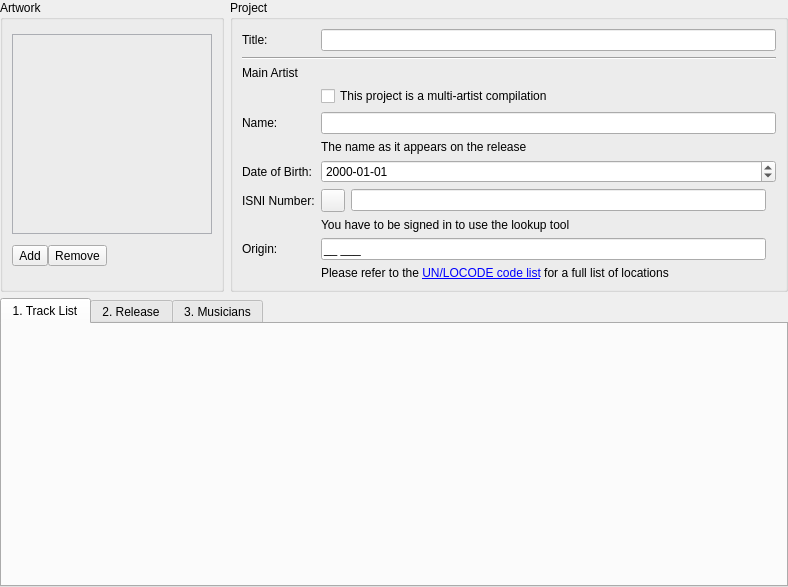
<?xml version="1.0" encoding="UTF-8"?>
<ui version="4.0">
 <class>project_edition_page</class>
 <widget class="QWidget" name="project_edition_page">
  <property name="geometry">
   <rect>
    <x>0</x>
    <y>0</y>
    <width>788</width>
    <height>587</height>
   </rect>
  </property>
  <layout class="QVBoxLayout" name="verticalLayout_2" stretch="0,1">
   <property name="leftMargin">
    <number>0</number>
   </property>
   <property name="topMargin">
    <number>0</number>
   </property>
   <property name="rightMargin">
    <number>0</number>
   </property>
   <property name="bottomMargin">
    <number>0</number>
   </property>
   <item>
    <layout class="QHBoxLayout" name="_top_banner" stretch="0,1">
     <item>
      <widget class="QGroupBox" name="_picture_box">
       <property name="title">
        <string>Artwork</string>
       </property>
       <layout class="QVBoxLayout" name="verticalLayout_5">
        <item>
         <widget class="QLabel" name="_front_cover">
          <property name="sizePolicy">
           <sizepolicy hsizetype="Fixed" vsizetype="Fixed">
            <horstretch>0</horstretch>
            <verstretch>0</verstretch>
           </sizepolicy>
          </property>
          <property name="minimumSize">
           <size>
            <width>200</width>
            <height>200</height>
           </size>
          </property>
          <property name="maximumSize">
           <size>
            <width>200</width>
            <height>200</height>
           </size>
          </property>
          <property name="styleSheet">
           <string notr="true">border: 1px solid #ABADB3;</string>
          </property>
         </widget>
        </item>
        <item>
         <layout class="QHBoxLayout" name="_picture_button_container">
          <property name="spacing">
           <number>0</number>
          </property>
          <property name="sizeConstraint">
           <enum>QLayout::SetMinimumSize</enum>
          </property>
          <item>
           <widget class="QToolButton" name="_select_artwork_button">
            <property name="focusPolicy">
             <enum>Qt::StrongFocus</enum>
            </property>
            <property name="toolTip">
             <string>Add or change the picture</string>
            </property>
            <property name="styleSheet">
             <string notr="true">QToolButton[style=QMacStyle] {
  margin: 0 -1px 0 0;
  min-width: 22px;
  min-height: 22px;
  max-width: 22px;
  max-height: 22px;
}

QToolTip[style=QMacStyle] {
    padding: 2px;
    background-color: palette(midlight);
}
</string>
            </property>
            <property name="text">
             <string>Add</string>
            </property>
            <property name="icon">
             <iconset resource="../resources.qrc">
              <normaloff>:/icons/add</normaloff>:/icons/add</iconset>
            </property>
           </widget>
          </item>
          <item>
           <widget class="QToolButton" name="_remove_artwork_button">
            <property name="focusPolicy">
             <enum>Qt::StrongFocus</enum>
            </property>
            <property name="toolTip">
             <string>Remove the picture</string>
            </property>
            <property name="styleSheet">
             <string notr="true">
QToolButton[style=QMacStyle] {
	margin: 0;
    min-height: 22px;
    min-width: 22px;
    max-width: 22px;
    max-height: 22px;
}

QToolTip[style=QMacStyle] {
    padding: 2px;
    background-color: palette(midlight);
}</string>
            </property>
            <property name="text">
             <string>Remove</string>
            </property>
            <property name="icon">
             <iconset resource="../resources.qrc">
              <normaloff>:/icons/remove</normaloff>:/icons/remove</iconset>
            </property>
           </widget>
          </item>
          <item>
           <spacer name="horizontalSpacer">
            <property name="orientation">
             <enum>Qt::Horizontal</enum>
            </property>
            <property name="sizeHint" stdset="0">
             <size>
              <width>40</width>
              <height>20</height>
             </size>
            </property>
           </spacer>
          </item>
         </layout>
        </item>
        <item>
         <spacer name="verticalSpacer">
          <property name="orientation">
           <enum>Qt::Vertical</enum>
          </property>
         </spacer>
        </item>
       </layout>
      </widget>
     </item>
     <item>
      <widget class="QGroupBox" name="_project_box">
       <property name="title">
        <string>Project</string>
       </property>
       <layout class="QFormLayout" name="formLayout">
        <item row="0" column="0">
         <widget class="QLabel" name="_title_caption">
          <property name="text">
           <string>Title:</string>
          </property>
          <property name="buddy">
           <cstring>_title</cstring>
          </property>
         </widget>
        </item>
        <item row="0" column="1">
         <widget class="QLineEdit" name="_title">
          <property name="minimumSize">
           <size>
            <width>300</width>
            <height>0</height>
           </size>
          </property>
         </widget>
        </item>
        <item row="1" column="0" colspan="2">
         <widget class="Line" name="_main_artist_section_separator">
          <property name="orientation">
           <enum>Qt::Horizontal</enum>
          </property>
         </widget>
        </item>
        <item row="2" column="0" colspan="2">
         <widget class="QLabel" name="_main_artist_section_header">
          <property name="text">
           <string>Main Artist</string>
          </property>
         </widget>
        </item>
        <item row="3" column="1">
         <widget class="QCheckBox" name="_compilation">
          <property name="sizePolicy">
           <sizepolicy hsizetype="Fixed" vsizetype="Fixed">
            <horstretch>0</horstretch>
            <verstretch>0</verstretch>
           </sizepolicy>
          </property>
          <property name="focusPolicy">
           <enum>Qt::StrongFocus</enum>
          </property>
          <property name="text">
           <string>This project is a multi-artist compilation</string>
          </property>
         </widget>
        </item>
        <item row="4" column="0">
         <widget class="QLabel" name="_main_artist_caption">
          <property name="text">
           <string>Name:</string>
          </property>
          <property name="buddy">
           <cstring>_main_artist</cstring>
          </property>
         </widget>
        </item>
        <item row="4" column="1">
         <widget class="QLineEdit" name="_main_artist">
          <property name="minimumSize">
           <size>
            <width>250</width>
            <height>0</height>
           </size>
          </property>
         </widget>
        </item>
        <item row="5" column="1">
         <widget class="QLabel" name="_main_artist_info">
          <property name="styleSheet">
           <string notr="true">QLabel[style=QWindowsVistaStyle] {
    font-size: 7pt;
    margin-top: -1px;
    margin-bottom: 1px;
}

QLabel[style=QMacStyle] {
    font-size: 11pt;
    margin-top: -2px;
    margin-bottom: 2px;
}
</string>
          </property>
          <property name="text">
           <string>The name as it appears on the release</string>
          </property>
         </widget>
        </item>
        <item row="6" column="0">
         <widget class="QLabel" name="_main_artist_date_of_birth_caption">
          <property name="text">
           <string>Date of Birth:</string>
          </property>
          <property name="buddy">
           <cstring>_main_artist_date_of_birth</cstring>
          </property>
         </widget>
        </item>
        <item row="6" column="1">
         <widget class="QDateEdit" name="_main_artist_date_of_birth">
          <property name="displayFormat">
           <string>yyyy-MM-dd</string>
          </property>
         </widget>
        </item>
        <item row="7" column="0">
         <widget class="QLabel" name="_main_artist_isni_caption">
          <property name="text">
           <string>ISNI Number:</string>
          </property>
          <property name="buddy">
           <cstring>_main_artist_isni</cstring>
          </property>
         </widget>
        </item>
        <item row="7" column="1">
         <layout class="QHBoxLayout" name="_main_artist_isni_container">
          <item>
           <widget class="QToolButton" name="_main_artist_isni_actions_button">
            <property name="enabled">
             <bool>true</bool>
            </property>
            <property name="focusPolicy">
             <enum>Qt::StrongFocus</enum>
            </property>
            <property name="toolTip">
             <string>Look the main artist's ISNI number up in the global ISNI database</string>
            </property>
            <property name="styleSheet">
             <string notr="true">QToolTip[style=QMacStyle] {
    padding: 2px;
    background-color: palette(midlight);
}</string>
            </property>
            <property name="text">
             <string/>
            </property>
            <property name="icon">
             <iconset resource="../resources.qrc">
              <normaloff>:/icons/search</normaloff>:/icons/search</iconset>
            </property>
           </widget>
          </item>
          <item>
           <layout class="QHBoxLayout" name="_main_artist_isni_edit_pane">
            <property name="spacing">
             <number>3</number>
            </property>
            <item>
             <widget class="QLineEdit" name="_main_artist_isni">
              <property name="minimumSize">
               <size>
                <width>150</width>
                <height>0</height>
               </size>
              </property>
             </widget>
            </item>
            <item>
             <widget class="HelpLabel" name="_main_artist_isni_help">
              <property name="maximumSize">
               <size>
                <width>20</width>
                <height>20</height>
               </size>
              </property>
              <property name="toolTip">
               <string>&lt;html&gt;&lt;head/&gt;&lt;body&gt;&lt;p&gt;The ISNI is a global name identifier for contributors to creative work. It is provided by the International ISNI Agency.&lt;/p&gt;&lt;p&gt;Use the &lt;img src=&quot;:/tooltips/search&quot;/&gt;button to look the main artist's ISNI number up in the global ISNI database.&lt;/p&gt;&lt;/body&gt;&lt;/html&gt;</string>
              </property>
              <property name="text">
               <string/>
              </property>
              <property name="pixmap">
               <pixmap resource="../resources.qrc">:/icons/help</pixmap>
              </property>
              <property name="scaledContents">
               <bool>true</bool>
              </property>
             </widget>
            </item>
           </layout>
          </item>
         </layout>
        </item>
        <item row="8" column="1">
         <widget class="QLabel" name="_main_artist_isni_info">
          <property name="styleSheet">
           <string notr="true">QLabel[style=QWindowsVistaStyle] {
    font-size: 7pt;
    margin-top: -1px;
    margin-bottom: 1px;
}

QLabel[style=QMacStyle] {
    font-size: 11pt;
    margin-top: -2px;
    margin-bottom: 2px;
}
</string>
          </property>
          <property name="text">
           <string>You have to be signed in to use the lookup tool</string>
          </property>
          <property name="openExternalLinks">
           <bool>true</bool>
          </property>
         </widget>
        </item>
        <item row="9" column="0">
         <widget class="QLabel" name="_main_artist_region_caption">
          <property name="text">
           <string>Origin:</string>
          </property>
          <property name="buddy">
           <cstring>_main_artist_region</cstring>
          </property>
         </widget>
        </item>
        <item row="9" column="1">
         <layout class="QHBoxLayout" name="_main_artist_region_container">
          <property name="spacing">
           <number>3</number>
          </property>
          <item>
           <widget class="QLineEdit" name="_main_artist_region">
            <property name="inputMask">
             <string>&gt;AA NNN;_</string>
            </property>
           </widget>
          </item>
          <item>
           <widget class="HelpLabel" name="_main_artist_region_help">
            <property name="maximumSize">
             <size>
              <width>20</width>
              <height>20</height>
             </size>
            </property>
            <property name="toolTip">
             <string>&lt;html&gt;&lt;head/&gt;&lt;body&gt;&lt;p&gt;This field is important to tag the territory of origin of a project and its contributors. To do so, you must manually search the LOCODE in the United-Nations list. First chose your country (two letter code) and second, search the corresponding city list (three letter code) by holding CTRL + F (PC) or ⌘ + F (MAC) and typing the city name + Return.&lt;/p&gt;&lt;/body&gt;&lt;/html&gt;</string>
            </property>
            <property name="pixmap">
             <pixmap resource="../resources.qrc">:/icons/help</pixmap>
            </property>
           </widget>
          </item>
         </layout>
        </item>
        <item row="10" column="1">
         <widget class="QLabel" name="label">
          <property name="styleSheet">
           <string notr="true">QLabel[style=QWindowsVistaStyle] {
    font-size: 7pt;
    margin-top: -1px;
    margin-bottom: 1px;
}

QLabel[style=QMacStyle] {
    font-size: 11pt;
    margin-top: -2px;
    margin-bottom: 2px;
}
</string>
          </property>
          <property name="text">
           <string>&lt;html&gt;&lt;head/&gt;&lt;body&gt;&lt;p&gt;Please refer to the &lt;a href=&quot;http://www.unece.org/cefact/locode/service/location.html&quot;&gt;&lt;span style=&quot; text-decoration: underline; color:#0000ff;&quot;&gt;UN/LOCODE code list&lt;/span&gt;&lt;/a&gt; for a full list of locations&lt;/p&gt;&lt;/body&gt;&lt;/html&gt;</string>
          </property>
          <property name="openExternalLinks">
           <bool>true</bool>
          </property>
         </widget>
        </item>
       </layout>
      </widget>
     </item>
    </layout>
   </item>
   <item>
    <widget class="QTabWidget" name="_tabs">
     <property name="currentIndex">
      <number>0</number>
     </property>
     <widget class="QWidget" name="_track_list_tab">
      <attribute name="title">
       <string>1. Track List</string>
      </attribute>
      <layout class="QVBoxLayout" name="verticalLayout_3"/>
     </widget>
     <widget class="QWidget" name="_release_tab">
      <attribute name="title">
       <string>2. Release</string>
      </attribute>
      <layout class="QFormLayout" name="formLayout_2">
       <item row="0" column="0">
        <widget class="QLabel" name="_label_name_caption">
         <property name="text">
          <string>Label Name:</string>
         </property>
         <property name="buddy">
          <cstring>_label_name</cstring>
         </property>
        </widget>
       </item>
       <item row="0" column="1">
        <widget class="QLineEdit" name="_label_name">
         <property name="minimumSize">
          <size>
           <width>300</width>
           <height>0</height>
          </size>
         </property>
        </widget>
       </item>
       <item row="1" column="0">
        <widget class="QLabel" name="_catalog_number_caption">
         <property name="text">
          <string>Catalog Number:</string>
         </property>
         <property name="buddy">
          <cstring>_catalog_number</cstring>
         </property>
        </widget>
       </item>
       <item row="1" column="1">
        <widget class="QLineEdit" name="_catalog_number">
         <property name="minimumSize">
          <size>
           <width>200</width>
           <height>0</height>
          </size>
         </property>
        </widget>
       </item>
       <item row="2" column="0">
        <widget class="QLabel" name="_release_time_caption">
         <property name="text">
          <string>Release Date:</string>
         </property>
         <property name="buddy">
          <cstring>_release_time</cstring>
         </property>
        </widget>
       </item>
       <item row="2" column="1">
        <widget class="QDateEdit" name="_release_time">
         <property name="accelerated">
          <bool>true</bool>
         </property>
         <property name="displayFormat">
          <string>yyyy-MM-dd</string>
         </property>
        </widget>
       </item>
       <item row="3" column="0">
        <widget class="QLabel" name="_barcode_caption">
         <property name="text">
          <string>Barcode:</string>
         </property>
         <property name="buddy">
          <cstring>_barcode</cstring>
         </property>
        </widget>
       </item>
       <item row="3" column="1">
        <layout class="QHBoxLayout" name="_barcode_edit_pane">
         <property name="spacing">
          <number>3</number>
         </property>
         <item>
          <widget class="QLineEdit" name="_barcode">
           <property name="minimumSize">
            <size>
             <width>150</width>
             <height>0</height>
            </size>
           </property>
           <property name="dragEnabled">
            <bool>false</bool>
           </property>
          </widget>
         </item>
         <item>
          <widget class="HelpLabel" name="_barcode_help">
           <property name="maximumSize">
            <size>
             <width>20</width>
             <height>20</height>
            </size>
           </property>
           <property name="toolTip">
            <string>&lt;html&gt;&lt;head/&gt;&lt;body&gt;&lt;p&gt;The barcode is the &lt;span style=&quot;font-style:italic;&quot;&gt;physical product code&lt;/span&gt; and usually consists of 8 to 14 characters.&lt;/p&gt;&lt;p&gt;It will typically be either a UPC, EAN, JAN or GTIN but may have a different format depending on the country or territory covered by the album's licensing deal.&lt;/p&gt;&lt;/body&gt;&lt;/html&gt;</string>
           </property>
           <property name="text">
            <string/>
           </property>
           <property name="pixmap">
            <pixmap resource="../resources.qrc">:/icons/help</pixmap>
           </property>
           <property name="scaledContents">
            <bool>true</bool>
           </property>
          </widget>
         </item>
        </layout>
       </item>
       <item row="4" column="1">
        <widget class="QLabel" name="_barcode_info">
         <property name="styleSheet">
          <string notr="true">QLabel[style=QWindowsVistaStyle] {
    font-size: 7pt;
    margin-top: -1px;
    margin-bottom: 1px;
}

QLabel[style=QMacStyle] {
    font-size: 11pt;
    margin-top: -2px;
    margin-bottom: 2px;
}
</string>
         </property>
         <property name="text">
          <string>The code without any space or dash</string>
         </property>
        </widget>
       </item>
       <item row="6" column="0" colspan="2">
        <widget class="Line" name="_comments_section_separator">
         <property name="lineWidth">
          <number>0</number>
         </property>
         <property name="orientation">
          <enum>Qt::Horizontal</enum>
         </property>
        </widget>
       </item>
      </layout>
     </widget>
     <widget class="QWidget" name="_mucisians_tab">
      <attribute name="title">
       <string>3. Musicians</string>
      </attribute>
      <layout class="QVBoxLayout" name="verticalLayout_9">
       <item>
        <widget class="QScrollArea" name="_musicians_input_scroll_area">
         <property name="styleSheet">
          <string notr="true">#_musicians_input_scroll_area {background-color:transparent;}</string>
         </property>
         <property name="frameShape">
          <enum>QFrame::NoFrame</enum>
         </property>
         <property name="widgetResizable">
          <bool>true</bool>
         </property>
         <widget class="QWidget" name="_musicians_input_scroll_container">
          <property name="geometry">
           <rect>
            <x>0</x>
            <y>0</y>
            <width>764</width>
            <height>264</height>
           </rect>
          </property>
          <property name="styleSheet">
           <string notr="true">#_musicians_input_scroll_container {background-color:transparent;}</string>
          </property>
          <layout class="QVBoxLayout" name="verticalLayout">
           <property name="spacing">
            <number>10</number>
           </property>
           <property name="leftMargin">
            <number>0</number>
           </property>
           <property name="topMargin">
            <number>0</number>
           </property>
           <property name="rightMargin">
            <number>0</number>
           </property>
           <property name="bottomMargin">
            <number>0</number>
           </property>
          </layout>
         </widget>
        </widget>
       </item>
      </layout>
     </widget>
    </widget>
   </item>
  </layout>
 </widget>
 <customwidgets>
  <customwidget>
   <class>HelpLabel</class>
   <extends>QLabel</extends>
   <header>tgit.ui.widgets.help_label</header>
  </customwidget>
 </customwidgets>
 <tabstops>
  <tabstop>_title</tabstop>
  <tabstop>_compilation</tabstop>
  <tabstop>_main_artist</tabstop>
  <tabstop>_main_artist_date_of_birth</tabstop>
  <tabstop>_main_artist_isni_actions_button</tabstop>
  <tabstop>_main_artist_isni</tabstop>
  <tabstop>_main_artist_region</tabstop>
  <tabstop>_select_artwork_button</tabstop>
  <tabstop>_remove_artwork_button</tabstop>
  <tabstop>_tabs</tabstop>
  <tabstop>_label_name</tabstop>
  <tabstop>_catalog_number</tabstop>
  <tabstop>_release_time</tabstop>
  <tabstop>_barcode</tabstop>
  <tabstop>_musicians_input_scroll_area</tabstop>
 </tabstops>
 <resources>
  <include location="../resources.qrc"/>
 </resources>
 <connections/>
</ui>
